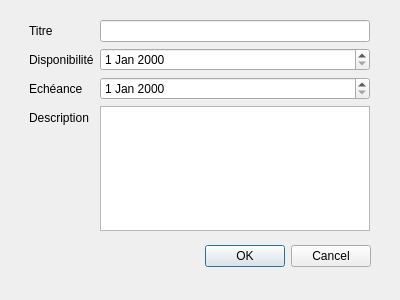
<?xml version="1.0" encoding="UTF-8"?>
<ui version="4.0">
 <class>AjoutProjetDialog</class>
 <widget class="QDialog" name="AjoutProjetDialog">
  <property name="geometry">
   <rect>
    <x>0</x>
    <y>0</y>
    <width>400</width>
    <height>300</height>
   </rect>
  </property>
  <property name="windowTitle">
   <string>Dialog</string>
  </property>
  <widget class="QDialogButtonBox" name="buttonBox">
   <property name="geometry">
    <rect>
     <x>30</x>
     <y>240</y>
     <width>341</width>
     <height>32</height>
    </rect>
   </property>
   <property name="orientation">
    <enum>Qt::Horizontal</enum>
   </property>
   <property name="standardButtons">
    <set>QDialogButtonBox::Cancel|QDialogButtonBox::Ok</set>
   </property>
  </widget>
  <widget class="QWidget" name="formLayoutWidget">
   <property name="geometry">
    <rect>
     <x>29</x>
     <y>20</y>
     <width>341</width>
     <height>211</height>
    </rect>
   </property>
   <layout class="QFormLayout" name="formLayout">
    <item row="0" column="0">
     <widget class="QLabel" name="label">
      <property name="text">
       <string>Titre</string>
      </property>
     </widget>
    </item>
    <item row="0" column="1">
     <widget class="QLineEdit" name="lineEdit_titre"/>
    </item>
    <item row="1" column="0">
     <widget class="QLabel" name="label_2">
      <property name="text">
       <string>Disponibilité</string>
      </property>
     </widget>
    </item>
    <item row="1" column="1">
     <widget class="QDateEdit" name="dateEdit_disponibilite"/>
    </item>
    <item row="2" column="0">
     <widget class="QLabel" name="label_3">
      <property name="text">
       <string>Echéance</string>
      </property>
     </widget>
    </item>
    <item row="2" column="1">
     <widget class="QDateEdit" name="dateEdit_echeance"/>
    </item>
    <item row="3" column="0">
     <widget class="QLabel" name="label_4">
      <property name="text">
       <string>Description</string>
      </property>
     </widget>
    </item>
    <item row="3" column="1">
     <widget class="QTextEdit" name="textEdit_description"/>
    </item>
   </layout>
  </widget>
 </widget>
 <resources/>
 <connections>
  <connection>
   <sender>buttonBox</sender>
   <signal>accepted()</signal>
   <receiver>AjoutProjetDialog</receiver>
   <slot>accept()</slot>
   <hints>
    <hint type="sourcelabel">
     <x>248</x>
     <y>254</y>
    </hint>
    <hint type="destinationlabel">
     <x>157</x>
     <y>274</y>
    </hint>
   </hints>
  </connection>
  <connection>
   <sender>buttonBox</sender>
   <signal>rejected()</signal>
   <receiver>AjoutProjetDialog</receiver>
   <slot>reject()</slot>
   <hints>
    <hint type="sourcelabel">
     <x>316</x>
     <y>260</y>
    </hint>
    <hint type="destinationlabel">
     <x>286</x>
     <y>274</y>
    </hint>
   </hints>
  </connection>
 </connections>
</ui>
